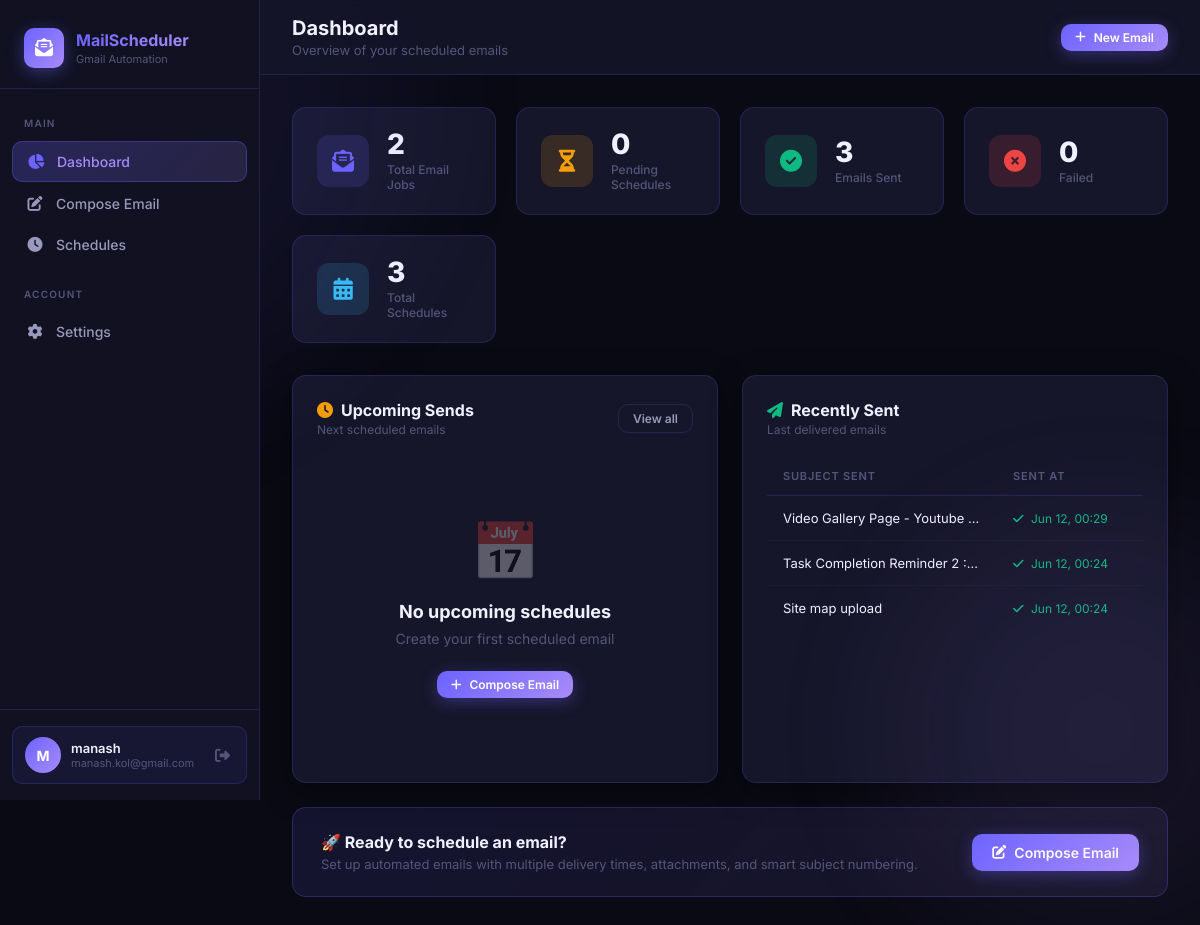
The page / (signed in) on the database its author committed.
### models.py (models this page shows, shortened)
class User(UserMixin, db.Model):
    __tablename__ = "users"
    id = db.Column(db.Integer, primary_key=True)
    username = db.Column(db.String(80), unique=True, nullable=False)
    email = db.Column(db.String(120), unique=True, nullable=False)
    password_hash = db.Column(db.String(200), nullable=False)
    reset_token = db.Column(db.String(200), nullable=True)
    reset_token_expiry = db.Column(db.DateTime, nullable=True)
    smtp_email = db.Column(db.String(120), nullable=True)
    smtp_password = db.Column(db.String(200), nullable=True)  # Gmail App Password
    smtp_host = db.Column(db.String(100), default="smtp.gmail.com")
    smtp_port = db.Column(db.Integer, default=587)
    created_at = db.Column(db.DateTime, default=datetime.utcnow)
    email_jobs = db.relationship("EmailJob", backref="user", lazy=True, cascade="all, delete-orphan")

class Schedule(db.Model):
    __tablename__ = "schedules"
    id = db.Column(db.Integer, primary_key=True)
    job_id = db.Column(db.Integer, db.ForeignKey("email_jobs.id"), nullable=False)
    scheduled_at = db.Column(db.DateTime, nullable=False)
    status = db.Column(db.String(20), default="pending")  # pending | sent | failed
    sent_at = db.Column(db.DateTime, nullable=True)
    error_msg = db.Column(db.Text, nullable=True)
    actual_subject_used = db.Column(db.String(300), nullable=True)

### app.py (the view)
@app.route("/")
@login_required
def dashboard():
    jobs = EmailJob.query.filter_by(user_id=current_user.id).all()
    total_jobs = len(jobs)
    total_schedules = sum(len(j.schedules) for j in jobs)
    pending = sum(j.pending_count for j in jobs)
    sent = sum(j.sent_count for j in jobs)
    failed = sum(j.failed_count for j in jobs)
    upcoming = (
        Schedule.query
        .join(EmailJob)
        .filter(EmailJob.user_id == current_user.id, Schedule.status == "pending")
        .order_by(Schedule.scheduled_at.asc())
        .limit(10)
        .all()
    )
    recent_sent = (
        Schedule.query
        .join(EmailJob)
        .filter(EmailJob.user_id == current_user.id, Schedule.status == "sent")
        .order_by(Schedule.sent_at.desc())
        .limit(10)
        .all()
    )
    return render_template(
        "dashboard.html",
        total_jobs=total_jobs,
        total_schedules=total_schedules,
        pending=pending,
        sent=sent,
        failed=failed,
        upcoming=upcoming,
        recent_sent=recent_sent,
    )

### app.py (called while the page is built)
@login_manager.user_loader
def load_user(user_id):
    return User.query.get(int(user_id))

### models.py (called while the page is built)
    @property
    def pending_count(self):
        return sum(1 for s in self.schedules if s.status == "pending")

    @property
    def sent_count(self):
        return sum(1 for s in self.schedules if s.status == "sent")

    @property
    def failed_count(self):
        return sum(1 for s in self.schedules if s.status == "failed")

### templates/dashboard.html (shortened to what this page needs)
{% extends "base.html" %}
{% block page_title %}Dashboard{% endblock %}
{% block page_subtitle %}Overview of your scheduled emails{% endblock %}
{% block content %}
<div class="stats-grid">
  <div class="stat-card">
    <div class="stat-icon purple"><i class="fas fa-envelope-open-text"></i></div>
    <div>
      <div class="stat-value" id="stat-total">{{ total_jobs }}</div>
      <div class="stat-label">Total Email Jobs</div>
    </div>
  </div>
  <div class="stat-card">
    <div class="stat-icon amber"><i class="fas fa-hourglass-half"></i></div>
    <div>
      <div class="stat-value" id="stat-pending">{{ pending }}</div>
      <div class="stat-label">Pending Schedules</div>
    </div>
  </div>
  <div class="stat-card">
    <div class="stat-icon green"><i class="fas fa-circle-check"></i></div>
    <div>
      <div class="stat-value" id="stat-sent">{{ sent }}</div>
      <div class="stat-label">Emails Sent</div>
    </div>
  </div>
  <div class="stat-card">
    <div class="stat-icon red"><i class="fas fa-circle-xmark"></i></div>
    <div>
      <div class="stat-value" id="stat-failed">{{ failed }}</div>
      <div class="stat-label">Failed</div>
    </div>
  </div>
  <div class="stat-card">
    <div class="stat-icon cyan"><i class="fas fa-calendar-days"></i></div>
    <div>
      <div class="stat-value">{{ total_schedules }}</div>
      <div class="stat-label">Total Schedules</div>
    </div>
  </div>
</div>
<div style="display:grid;grid-template-columns:1fr 1fr;gap:24px;">
  <div class="card">
    <div class="card-header">
      <div>
        <div class="card-title"><i class="fas fa-clock" style="color:var(--warning);margin-right:8px;"></i>Upcoming Sends</div>
        <div class="card-subtitle">Next scheduled emails</div>
      </div>
      <a href="{{ url_for('schedules') }}" class="btn btn-outline btn-sm">View all</a>
    </div>
    {% if upcoming %}
    <div class="table-wrap">
      <table>
        <thead>
          <tr><th>Subject</th><th>Recipients</th><th>Scheduled</th></tr>
        </thead>
        <tbody>
          {% for sch in upcoming %}
          <tr>
            <td style="color:var(--text-primary);font-weight:500;max-width:160px;overflow:hidden;text-overflow:ellipsis;white-space:nowrap;">
              {{ sch.email_job.subject }}
            </td>
            <td style="font-size:12px;">{{ sch.email_job.recipients[:40] }}{% if sch.email_job.recipients|length > 40 %}…{% endif %}</td>
            <td>
              <span style="font-size:12px;color:var(--warning);">
                <i class="fas fa-clock" style="margin-right:4px;"></i>
                {{ sch.scheduled_at.strftime('%b %d, %H:%M') }}
              </span>
            </td>
          </tr>
          {% endfor %}
        </tbody>
      </table>
    </div>
    {% else %}
    <div class="empty-state">
      <div class="empty-icon">📅</div>
      <div class="empty-title">No upcoming schedules</div>
      <div class="empty-text">Create your first scheduled email</div>
      <a href="{{ url_for('compose') }}" class="btn btn-primary btn-sm">
        <i class="fas fa-plus"></i> Compose Email
      </a>
    </div>
    {% endif %}
  </div>
  <div class="card">
    <div class="card-header">
      <div>
        <div class="card-title"><i class="fas fa-paper-plane" style="color:var(--success);margin-right:8px;"></i>Recently Sent</div>
        <div class="card-subtitle">Last delivered emails</div>
      </div>
    </div>
    {% if recent_sent %}
    <div class="table-wrap">
      <table>
        <thead>
          <tr><th>Subject Sent</th><th>Sent At</th></tr>
        </thead>
        <tbody>
          {% for sch in recent_sent %}
          <tr>
            <td style="color:var(--text-primary);font-size:13px;max-width:200px;overflow:hidden;text-overflow:ellipsis;white-space:nowrap;">
              {{ sch.actual_subject_used or sch.email_job.subject }}
            </td>
            <td>
              <span style="font-size:12px;color:var(--success);">
                <i class="fas fa-check" style="margin-right:4px;"></i>
                {{ sch.sent_at.strftime('%b %d, %H:%M') if sch.sent_at else '-' }}
              </span>
            </td>
          </tr>
          {% endfor %}
        </tbody>
      </table>
    </div>
    {% else %}
    <div class="empty-state">
      <div class="empty-icon">📬</div>
      <div class="empty-title">No emails sent yet</div>
      <div class="empty-text">Sent emails will appear here</div>
    </div>
    {% endif %}
  </div>
</div>
<div style="margin-top:24px;padding:24px 28px;background:linear-gradient(135deg,rgba(108,99,255,0.12),rgba(167,139,250,0.08));border:1px solid rgba(108,99,255,0.25);border-radius:14px;display:flex;align-items:center;justify-content:space-between;gap:20px;">
  <div>
    <div style="font-size:16px;font-weight:700;color:var(--text-primary);margin-bottom:4px;">
      🚀 Ready to schedule an email?
    </div>
    <div style="font-size:13px;color:var(--text-muted);">
      Set up automated emails with multiple delivery times, attachments, and smart subject numbering.
    </div>
  </div>
  <a href="{{ url_for('compose') }}" class="btn btn-primary" style="flex-shrink:0;">
    <i class="fas fa-pen-to-square"></i> Compose Email
  </a>
</div>
{% endblock %}

### templates/base.html (shortened to what this page needs)
<!DOCTYPE html>
<html lang="en">
<head>
  <link rel="stylesheet" href="https://cdnjs.cloudflare.com/ajax/libs/font-awesome/6.5.0/css/all.min.css" />
</head>
<body>
<div class="app-wrapper">
  {% if current_user.is_authenticated %}
  <aside class="sidebar" id="sidebar">
    <div class="sidebar-brand">
      <a href="{{ url_for('dashboard') }}" class="brand-logo">
        <div class="brand-icon"><i class="fas fa-envelope-open-text"></i></div>
        <div>
          <div class="brand-name">MailScheduler</div>
          <div class="brand-sub">Gmail Automation</div>
        </div>
      </a>
    </div>
    <nav class="sidebar-nav">
      <div class="nav-section-label">Main</div>
      <a href="{{ url_for('dashboard') }}" class="nav-link {% if request.endpoint == 'dashboard' %}active{% endif %}">
        <i class="fas fa-chart-pie"></i> Dashboard
      </a>
      <a href="{{ url_for('compose') }}" class="nav-link {% if request.endpoint == 'compose' %}active{% endif %}">
        <i class="fas fa-pen-to-square"></i> Compose Email
      </a>
      <a href="{{ url_for('schedules') }}" class="nav-link {% if request.endpoint == 'schedules' %}active{% endif %}">
        <i class="fas fa-clock"></i> Schedules
      </a>
      <div class="nav-section-label" style="margin-top:16px;">Account</div>
      <a href="{{ url_for('settings') }}" class="nav-link {% if request.endpoint == 'settings' %}active{% endif %}">
        <i class="fas fa-gear"></i> Settings
      </a>
    </nav>
    <div class="sidebar-footer">
      <div class="user-card">
        <div class="user-avatar">{{ current_user.username[0].upper() }}</div>
        <div class="user-info">
          <div class="user-name">{{ current_user.username }}</div>
          <div class="user-role">{{ current_user.email }}</div>
        </div>
        <form action="{{ url_for('logout') }}" method="get">
          <button class="logout-btn" title="Logout"><i class="fas fa-right-from-bracket"></i></button>
        </form>
      </div>
    </div>
  </aside>
  {% endif %}
  <div class="main-content">
    {% if current_user.is_authenticated %}
    <header class="topbar">
      <div>
        <div class="topbar-title">{% block page_title %}Dashboard{% endblock %}</div>
        <div class="topbar-subtitle">{% block page_subtitle %}Overview{% endblock %}</div>
      </div>
      <div class="topbar-actions">
        {% block topbar_actions %}
        <a href="{{ url_for('compose') }}" class="btn btn-primary btn-sm">
          <i class="fas fa-plus"></i> New Email
        </a>
        {% endblock %}
      </div>
    </header>
    {% endif %}
    <div class="page-body">
      {% block content %}{% endblock %}
    </div>
  </div>
</div>
</body>
</html>

### rows shown on the page
User: username "M", username "manash", email "manash.kol@gmail.com"
Schedule: actual_subject_used "Video Gallery Page - Youtube…", sent_at "Jun 12, 00:29"
Schedule: actual_subject_used "Task Completion Reminder 2 :…", sent_at "Jun 12, 00:24"
Schedule: actual_subject_used "Site map upload", sent_at "Jun 12, 00:24"

### other values the page prints
{{ total_jobs }} "2"
{{ pending }} "0"
{{ sent }} "3"
{{ failed }} "0"
{{ total_schedules }} "3"
